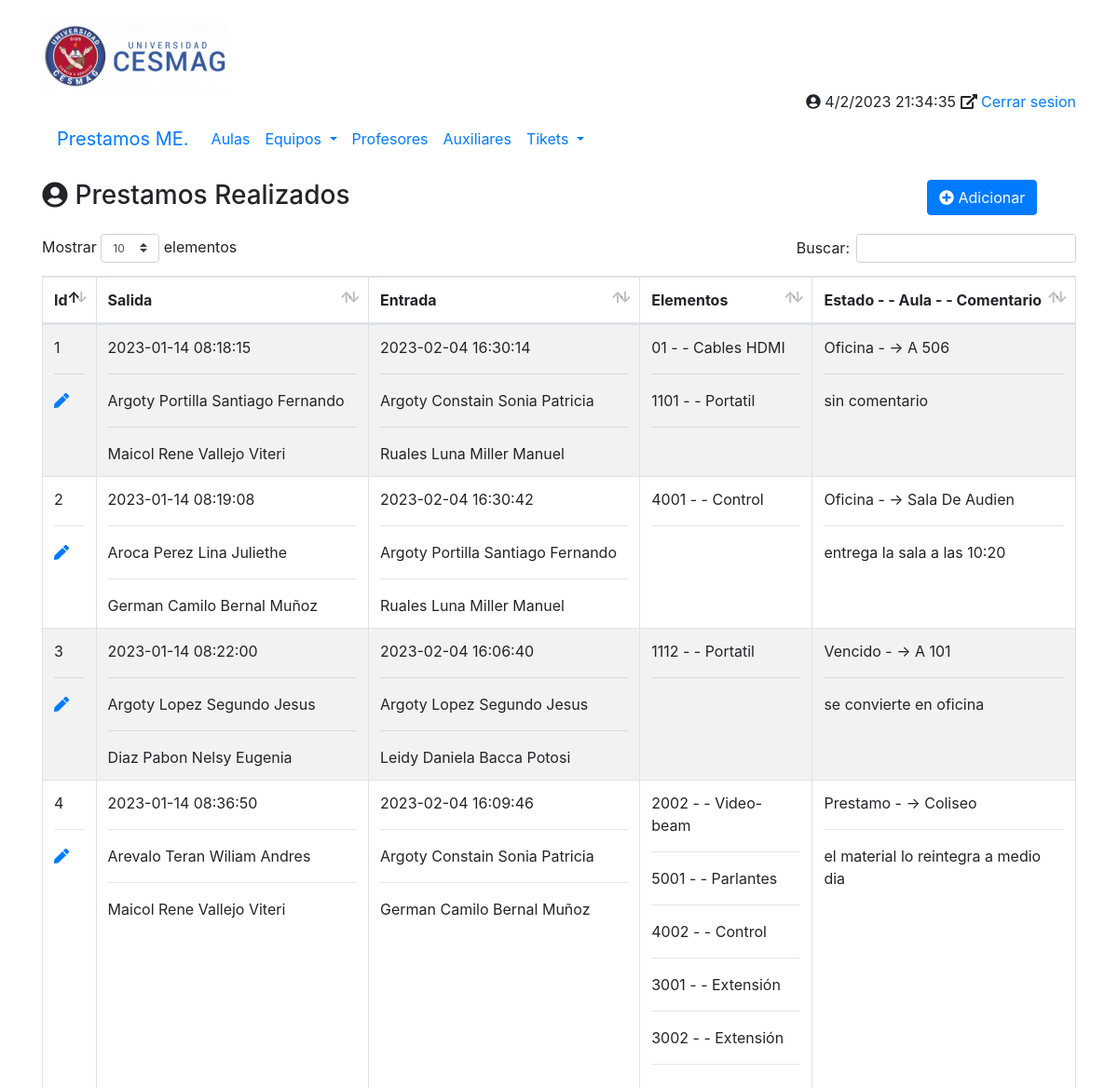
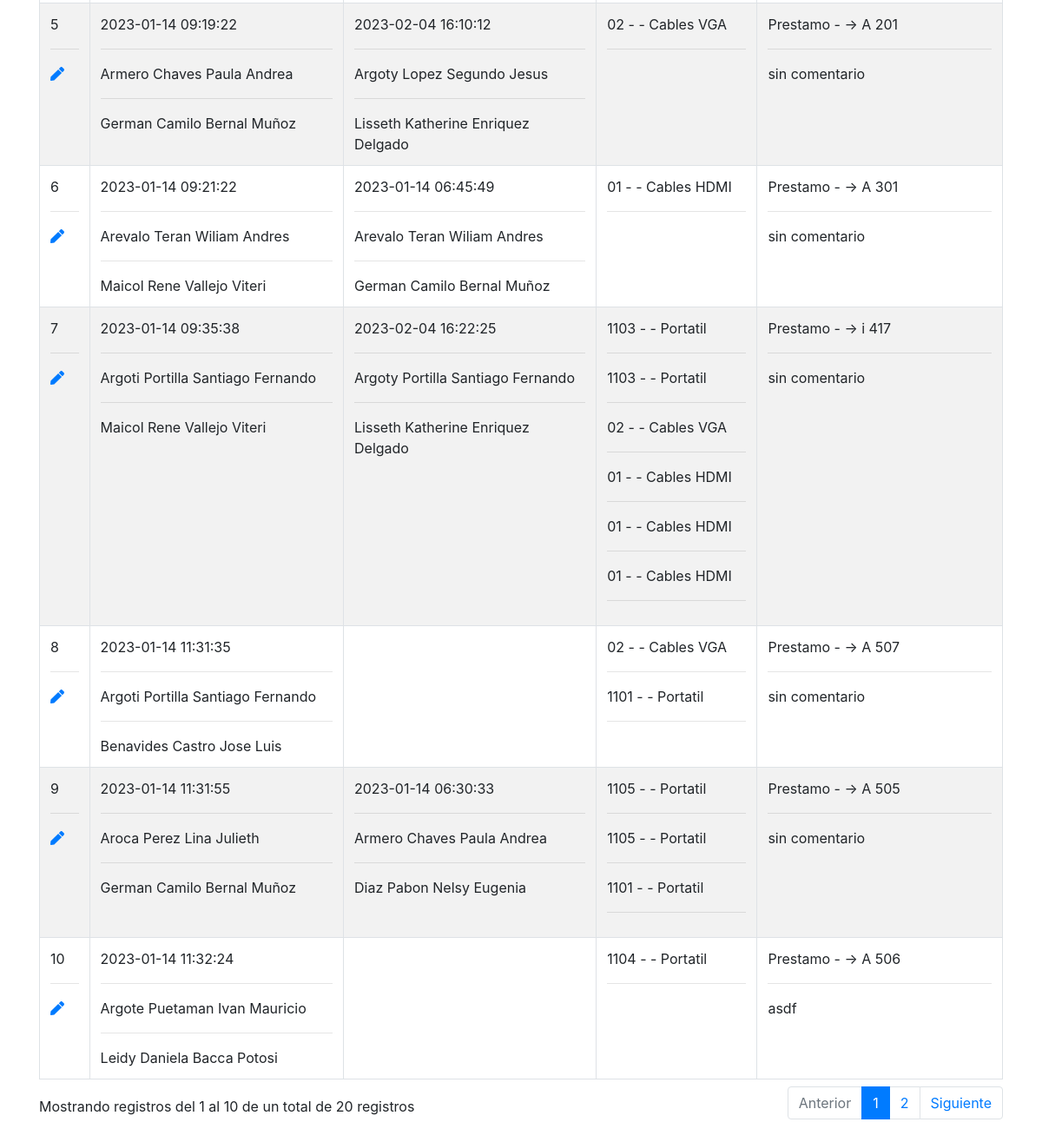
Screenshot of /principal.php with the database file from the repository (2 pictures, top to bottom).
### tables this page shows
CREATE TABLE `tbl_tiket` (
  `id` int(100) NOT NULL,
  `comentario` varchar(100) DEFAULT NULL,
  `nombre_aula` varchar(100) DEFAULT NULL,
  `id_salida` int(100) DEFAULT NULL,
  `id_entrada` int(100) DEFAULT NULL,
  `id_estado` int(100) DEFAULT NULL
);

CREATE TABLE `tbl_estados` (
  `id` int(100) NOT NULL,
  `estado` varchar(100) NOT NULL
);

### php/tikets/all_tikets.php (the view, shortened to what this page needs)
<div class="row my-3">
	<div class="col-10">
		<h3><i class="fa fa-user-circle"></i> Prestamos Realizados </h3>
	</div>
	<div class="col-2">
		<a href="principal.php?opcion=Salida" class="btn btn-primary" title="Crear un nuevo Contacto">
			<i class="fas fa-plus-circle"></i>
			Adicionar
		</a>
	</div>
</div>
<div class="row my-3">
	<div class="col-12">
		<table id="miTabla" class="table table-striped table-bordered table-hover">
			<thead>
				<tr>
					<th>Id </th>
					<th>Salida</th>
					<th>Entrada</th>
					<th>Elementos</th>
					<th>Estado - - Aula - - Comentario</th>
				</tr>
			</thead>
			<tbody>
				<?php
				$conexion = conectarBD();
				$sSQL = "SELECT
					tbl_tiket.id,
					tbl_tiket.comentario,
					CONCAT(
						tbl_salida.fecha_out,
						' <hr> ',
						tbl_salida.nom_docente_out,
						' <hr> ',
						tbl_salida.nom_auxiliar_out
					) AS salida,
					CONCAT(
						tbl_entrada.fecha_in,
						' <hr> ',
						tbl_entrada.nom_docente_in,
						' <hr> ',
						tbl_entrada.nom_auxiliar_in
					) AS entrada,
					tbl_estados.estado,
					tbl_tiket.nombre_aula
					FROM
						tbl_tiket
					INNER JOIN tbl_salida ON tbl_tiket.id_salida = tbl_salida.id
					INNER JOIN tbl_entrada ON tbl_tiket.id_entrada = tbl_entrada.id
					INNER JOIN tbl_estados ON tbl_tiket.id_estado = tbl_estados.id;";
				$datos = $conexion->query($sSQL);
				foreach ($datos as $fila) :
				?>
					<tr>
						<td>
							<?php echo $fila['id'] .
								"<br><hr> "  ;
								echo '<a href="./principal.php?opcion=Entrada&accion=ENTREGA&id=' . $fila['id'] . '" title="Entregar el Tiket"><i class="fas fa-pen"></i></a>';
							?>
						</td>
						<td><?php echo $fila['salida'];  ?></td>
						<td><?php echo $fila['entrada'];   ?></td>
						<td><?php
							$sSQL = "SELECT
									CONCAT(
										tbl_inventario.codigo,
										' - - ',
										tbl_inventario.cat_equipo,
										'<br><hr>'
									) AS categoria
									FROM
										tbl_detalle
									INNER JOIN tbl_inventario ON tbl_detalle.cod_equipo = tbl_inventario.codigo
									WHERE
										tbl_detalle.id_tiket = $fila[id];";
									$datos = $conexion->query($sSQL);
							foreach ($datos as $filas) :
								echo $filas['categoria'];
							endforeach;
							?>
						</td>
								<td>
							<?php echo  $fila['estado'] .
								" - -> ". $fila['nombre_aula'] .
								"<br><hr> ". $fila['comentario'] ;
							?>
						</td>
					</tr>
				<?php
				endforeach;
				?>
			</tbody>
		</table>
	</div>
</div>

### rows the page displays
tbl_tiket: id "1", salida "2023-01-14 08:18:15 Argoty Portilla Santiago Fernando Maicol Rene Vallejo Viteri", entrada "2023-02-04 16:30:14 Argoty Constain Sonia Patricia Ruales Luna Miller Manuel", categoria "01 - - Cables HDMI", categoria "1101 - - Portatil", id_estado.estado "Oficina", nombre_aula "A 506", comentario "sin comentario"
tbl_tiket: id "2", salida "2023-01-14 08:19:08 Aroca Perez Lina Juliethe German Camilo Bernal Muñoz", entrada "2023-02-04 16:30:42 Argoty Portilla Santiago Fernando Ruales Luna Miller Manuel", categoria "4001 - - Control", id_estado.estado "Oficina", nombre_aula "Sala De Audien", comentario "entrega la sala a las 10:20"
tbl_tiket: id "3", salida "2023-01-14 08:22:00 Argoty Lopez Segundo Jesus Diaz Pabon Nelsy Eugenia", entrada "2023-02-04 16:06:40 Argoty Lopez Segundo Jesus Leidy Daniela Bacca Potosi", categoria "1112 - - Portatil", id_estado.estado "Vencido", nombre_aula "A 101", comentario "se convierte en oficina"
tbl_tiket: id "4", salida "2023-01-14 08:36:50 Arevalo Teran Wiliam Andres Maicol Rene Vallejo Viteri", entrada "2023-02-04 16:09:46 Argoty Constain Sonia Patricia German Camilo Bernal Muñoz", categoria "2002 - - Video-beam", categoria "5001 - - Parlantes", categoria "4002 - - Control", categoria "3001 - - Extensión", categoria "3002 - - Extensión", id_estado.estado "Prestamo", nombre_aula "Coliseo", comentario "el material lo reintegra a medio dia"
tbl_tiket: id "5", salida "2023-01-14 09:19:22 Armero Chaves Paula Andrea German Camilo Bernal Muñoz", entrada "2023-02-04 16:10:12 Argoty Lopez Segundo Jesus Lisseth Katherine Enriquez Delgado", categoria "02 - - Cables VGA", id_estado.estado "Prestamo", nombre_aula "A 201", comentario "sin comentario"
tbl_tiket: id "6", salida "2023-01-14 09:21:22 Arevalo Teran Wiliam Andres Maicol Rene Vallejo Viteri", entrada "2023-01-14 06:45:49 Arevalo Teran Wiliam Andres German Camilo Bernal Muñoz", categoria "01 - - Cables HDMI", id_estado.estado "Prestamo", nombre_aula "A 301", comentario "sin comentario"
tbl_tiket: id "7", salida "2023-01-14 09:35:38 Argoti Portilla Santiago Fernando Maicol Rene Vallejo Viteri", entrada "2023-02-04 16:22:25 Argoty Portilla Santiago Fernando Lisseth Katherine Enriquez Delgado", categoria "1103 - - Portatil", categoria "02 - - Cables VGA", categoria "01 - - Cables HDMI", id_estado.estado "Prestamo", nombre_aula "i 417", comentario "sin comentario"
tbl_tiket: id "8", salida "2023-01-14 11:31:35 Argoti Portilla Santiago Fernando Benavides Castro Jose Luis", categoria "02 - - Cables VGA", categoria "1101 - - Portatil", id_estado.estado "Prestamo", nombre_aula "A 507", comentario "sin comentario"
tbl_tiket: id "9", salida "2023-01-14 11:31:55 Aroca Perez Lina Julieth German Camilo Bernal Muñoz", entrada "2023-01-14 06:30:33 Armero Chaves Paula Andrea Diaz Pabon Nelsy Eugenia", categoria "1105 - - Portatil", categoria "1101 - - Portatil", id_estado.estado "Prestamo", nombre_aula "A 505", comentario "sin comentario"
tbl_tiket: id "10", salida "2023-01-14 11:32:24 Argote Puetaman Ivan Mauricio Leidy Daniela Bacca Potosi", categoria "1104 - - Portatil", id_estado.estado "Prestamo", nombre_aula "A 506", comentario "asdf"
